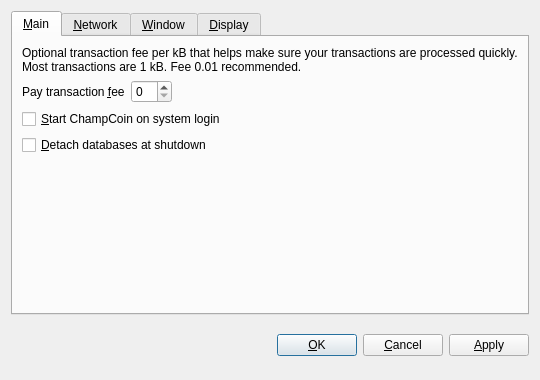
<?xml version="1.0" encoding="UTF-8"?>
<ui version="4.0">
 <class>OptionsDialog</class>
 <widget class="QDialog" name="OptionsDialog">
  <property name="geometry">
   <rect>
    <x>0</x>
    <y>0</y>
    <width>540</width>
    <height>380</height>
   </rect>
  </property>
  <property name="windowTitle">
   <string>Options</string>
  </property>
  <property name="modal">
   <bool>true</bool>
  </property>
  <layout class="QVBoxLayout" name="verticalLayout">
   <item>
    <widget class="QTabWidget" name="tabWidget">
     <property name="tabPosition">
      <enum>QTabWidget::North</enum>
     </property>
     <property name="currentIndex">
      <number>0</number>
     </property>
     <widget class="QWidget" name="tabMain">
      <attribute name="title">
       <string>&amp;Main</string>
      </attribute>
      <layout class="QVBoxLayout" name="verticalLayout_Main">
       <item>
        <widget class="QLabel" name="transactionFeeInfoLabel">
         <property name="text">
          <string>Optional transaction fee per kB that helps make sure your transactions are processed quickly. Most transactions are 1 kB. Fee 0.01 recommended.</string>
         </property>
         <property name="textFormat">
          <enum>Qt::PlainText</enum>
         </property>
         <property name="wordWrap">
          <bool>true</bool>
         </property>
        </widget>
       </item>
       <item>
        <layout class="QHBoxLayout" name="horizontalLayout_Main">
         <item>
          <widget class="QLabel" name="transactionFeeLabel">
           <property name="text">
            <string>Pay transaction &amp;fee</string>
           </property>
           <property name="textFormat">
            <enum>Qt::PlainText</enum>
           </property>
           <property name="buddy">
            <cstring>transactionFee</cstring>
           </property>
          </widget>
         </item>
         <item>
          <widget class="BitcoinAmountField" name="transactionFee"/>
         </item>
         <item>
          <spacer name="horizontalSpacer_Main">
           <property name="orientation">
            <enum>Qt::Horizontal</enum>
           </property>
           <property name="sizeHint" stdset="0">
            <size>
             <width>40</width>
             <height>20</height>
            </size>
           </property>
          </spacer>
         </item>
        </layout>
       </item>
       <item>
        <widget class="QCheckBox" name="bitcoinAtStartup">
         <property name="toolTip">
          <string>Automatically start ChampCoin after logging in to the system.</string>
         </property>
         <property name="text">
          <string>&amp;Start ChampCoin on system login</string>
         </property>
        </widget>
       </item>
       <item>
        <widget class="QCheckBox" name="detachDatabases">
         <property name="toolTip">
          <string>Detach block and address databases at shutdown. This means they can be moved to another data directory, but it slows down shutdown. The wallet is always detached.</string>
         </property>
         <property name="text">
          <string>&amp;Detach databases at shutdown</string>
         </property>
        </widget>
       </item>
       <item>
        <spacer name="verticalSpacer_Main">
         <property name="orientation">
          <enum>Qt::Vertical</enum>
         </property>
         <property name="sizeHint" stdset="0">
          <size>
           <width>20</width>
           <height>40</height>
          </size>
         </property>
        </spacer>
       </item>
      </layout>
     </widget>
     <widget class="QWidget" name="tabNetwork">
      <attribute name="title">
       <string>&amp;Network</string>
      </attribute>
      <layout class="QVBoxLayout" name="verticalLayout_Network">
       <item>
        <widget class="QCheckBox" name="mapPortUpnp">
         <property name="toolTip">
          <string>Automatically open the ChampCoin client port on the router. This only works when your router supports UPnP and it is enabled.</string>
         </property>
         <property name="text">
          <string>Map port using &amp;UPnP</string>
         </property>
        </widget>
       </item>
       <item>
        <widget class="QCheckBox" name="connectSocks">
         <property name="toolTip">
          <string>Connect to the ChampCoin network through a SOCKS proxy (e.g. when connecting through Tor).</string>
         </property>
         <property name="text">
          <string>&amp;Connect through SOCKS proxy:</string>
         </property>
        </widget>
       </item>
       <item>
        <layout class="QHBoxLayout" name="horizontalLayout_Network">
         <item>
          <widget class="QLabel" name="proxyIpLabel">
           <property name="text">
            <string>Proxy &amp;IP:</string>
           </property>
           <property name="textFormat">
            <enum>Qt::PlainText</enum>
           </property>
           <property name="buddy">
            <cstring>proxyIp</cstring>
           </property>
          </widget>
         </item>
         <item>
          <widget class="QValidatedLineEdit" name="proxyIp">
           <property name="maximumSize">
            <size>
             <width>140</width>
             <height>16777215</height>
            </size>
           </property>
           <property name="toolTip">
            <string>IP address of the proxy (e.g. 127.0.0.1)</string>
           </property>
          </widget>
         </item>
         <item>
          <widget class="QLabel" name="proxyPortLabel">
           <property name="text">
            <string>&amp;Port:</string>
           </property>
           <property name="textFormat">
            <enum>Qt::PlainText</enum>
           </property>
           <property name="buddy">
            <cstring>proxyPort</cstring>
           </property>
          </widget>
         </item>
         <item>
          <widget class="QLineEdit" name="proxyPort">
           <property name="maximumSize">
            <size>
             <width>55</width>
             <height>16777215</height>
            </size>
           </property>
           <property name="toolTip">
            <string>Port of the proxy (e.g. 9050)</string>
           </property>
          </widget>
         </item>
         <item>
          <widget class="QLabel" name="socksVersionLabel">
           <property name="text">
            <string>SOCKS &amp;Version:</string>
           </property>
           <property name="textFormat">
            <enum>Qt::PlainText</enum>
           </property>
           <property name="buddy">
            <cstring>socksVersion</cstring>
           </property>
          </widget>
         </item>
         <item>
          <widget class="QValueComboBox" name="socksVersion">
           <property name="toolTip">
            <string>SOCKS version of the proxy (e.g. 5)</string>
           </property>
          </widget>
         </item>
         <item>
          <spacer name="horizontalSpacer_Network">
           <property name="orientation">
            <enum>Qt::Horizontal</enum>
           </property>
           <property name="sizeHint" stdset="0">
            <size>
             <width>40</width>
             <height>20</height>
            </size>
           </property>
          </spacer>
         </item>
        </layout>
       </item>
       <item>
        <spacer name="verticalSpacer_Network">
         <property name="orientation">
          <enum>Qt::Vertical</enum>
         </property>
         <property name="sizeHint" stdset="0">
          <size>
           <width>20</width>
           <height>40</height>
          </size>
         </property>
        </spacer>
       </item>
      </layout>
     </widget>
     <widget class="QWidget" name="tabWindow">
      <attribute name="title">
       <string>&amp;Window</string>
      </attribute>
      <layout class="QVBoxLayout" name="verticalLayout_Window">
       <item>
        <widget class="QCheckBox" name="minimizeToTray">
         <property name="toolTip">
          <string>Show only a tray icon after minimizing the window.</string>
         </property>
         <property name="text">
          <string>&amp;Minimize to the tray instead of the taskbar</string>
         </property>
        </widget>
       </item>
       <item>
        <widget class="QCheckBox" name="minimizeOnClose">
         <property name="toolTip">
          <string>Minimize instead of exit the application when the window is closed. When this option is enabled, the application will be closed only after selecting Quit in the menu.</string>
         </property>
         <property name="text">
          <string>M&amp;inimize on close</string>
         </property>
        </widget>
       </item>
       <item>
        <spacer name="verticalSpacer_Window">
         <property name="orientation">
          <enum>Qt::Vertical</enum>
         </property>
         <property name="sizeHint" stdset="0">
          <size>
           <width>20</width>
           <height>40</height>
          </size>
         </property>
        </spacer>
       </item>
      </layout>
     </widget>
     <widget class="QWidget" name="tabDisplay">
      <attribute name="title">
       <string>&amp;Display</string>
      </attribute>
      <layout class="QVBoxLayout" name="verticalLayout_Display">
       <item>
        <layout class="QHBoxLayout" name="horizontalLayout_1_Display">
         <item>
          <widget class="QLabel" name="langLabel">
           <property name="text">
            <string>User Interface &amp;language:</string>
           </property>
           <property name="textFormat">
            <enum>Qt::PlainText</enum>
           </property>
           <property name="buddy">
            <cstring>lang</cstring>
           </property>
          </widget>
         </item>
         <item>
          <widget class="QValueComboBox" name="lang">
           <property name="toolTip">
            <string>The user interface language can be set here. This setting will take effect after restarting ChampCoin.</string>
           </property>
          </widget>
         </item>
        </layout>
       </item>
       <item>
        <layout class="QHBoxLayout" name="horizontalLayout_2_Display">
         <item>
          <widget class="QLabel" name="unitLabel">
           <property name="text">
            <string>&amp;Unit to show amounts in:</string>
           </property>
           <property name="textFormat">
            <enum>Qt::PlainText</enum>
           </property>
           <property name="buddy">
            <cstring>unit</cstring>
           </property>
          </widget>
         </item>
         <item>
          <widget class="QValueComboBox" name="unit">
           <property name="toolTip">
            <string>Choose the default subdivision unit to show in the interface and when sending coins.</string>
           </property>
          </widget>
         </item>
        </layout>
       </item>
       <item>
        <widget class="QCheckBox" name="displayAddresses">
         <property name="toolTip">
          <string>Whether to show ChampCoin addresses in the transaction list or not.</string>
         </property>
         <property name="text">
          <string>&amp;Display addresses in transaction list</string>
         </property>
        </widget>
       </item>
       <item>
        <widget class="QCheckBox" name="coinControlFeatures">
         <property name="toolTip">
          <string>Whether to show coin control features or not.</string>
         </property>
         <property name="text">
          <string>Display coin &amp;control features (experts only!)</string>
         </property>
        </widget>
       </item>
       <item>
        <spacer name="verticalSpacer_Display">
         <property name="orientation">
          <enum>Qt::Vertical</enum>
         </property>
         <property name="sizeHint" stdset="0">
          <size>
           <width>20</width>
           <height>40</height>
          </size>
         </property>
        </spacer>
       </item>
      </layout>
     </widget>
    </widget>
   </item>
   <item>
    <layout class="QHBoxLayout" name="horizontalLayout_Buttons">
     <item>
      <spacer name="horizontalSpacer_1">
       <property name="orientation">
        <enum>Qt::Horizontal</enum>
       </property>
       <property name="sizeHint" stdset="0">
        <size>
         <width>40</width>
         <height>48</height>
        </size>
       </property>
      </spacer>
     </item>
     <item>
      <widget class="QLabel" name="statusLabel">
       <property name="font">
        <font>
         <weight>75</weight>
         <bold>true</bold>
        </font>
       </property>
       <property name="text">
        <string/>
       </property>
       <property name="textFormat">
        <enum>Qt::PlainText</enum>
       </property>
       <property name="wordWrap">
        <bool>true</bool>
       </property>
      </widget>
     </item>
     <item>
      <spacer name="horizontalSpacer_2">
       <property name="orientation">
        <enum>Qt::Horizontal</enum>
       </property>
       <property name="sizeHint" stdset="0">
        <size>
         <width>40</width>
         <height>48</height>
        </size>
       </property>
      </spacer>
     </item>
     <item>
      <widget class="QPushButton" name="okButton">
       <property name="text">
        <string>&amp;OK</string>
       </property>
      </widget>
     </item>
     <item>
      <widget class="QPushButton" name="cancelButton">
       <property name="text">
        <string>&amp;Cancel</string>
       </property>
       <property name="autoDefault">
        <bool>false</bool>
       </property>
      </widget>
     </item>
     <item>
      <widget class="QPushButton" name="applyButton">
       <property name="text">
        <string>&amp;Apply</string>
       </property>
       <property name="autoDefault">
        <bool>false</bool>
       </property>
      </widget>
     </item>
    </layout>
   </item>
  </layout>
 </widget>
 <customwidgets>
  <customwidget>
   <class>BitcoinAmountField</class>
   <extends>QSpinBox</extends>
   <header>bitcoinamountfield.h</header>
  </customwidget>
  <customwidget>
   <class>QValueComboBox</class>
   <extends>QComboBox</extends>
   <header>qvaluecombobox.h</header>
  </customwidget>
  <customwidget>
   <class>QValidatedLineEdit</class>
   <extends>QLineEdit</extends>
   <header>qvalidatedlineedit.h</header>
  </customwidget>
 </customwidgets>
 <resources/>
 <connections/>
</ui>
